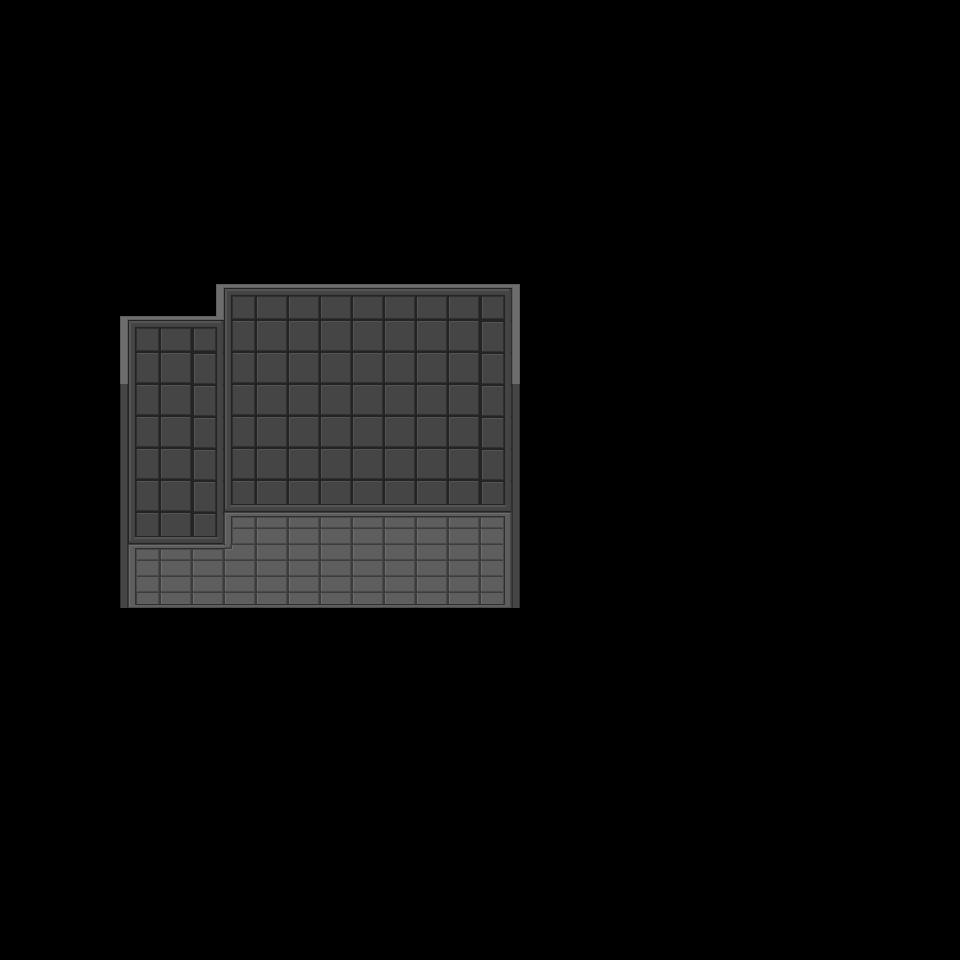

Rendered tile map (Tiled .tmx) drawn with the repository's tilesets; below, a short description and the full map source, tile grids included:
An orthogonal 30x30 tile map with 32x32 px tiles, 1 tile layer (Tile Layer 1).

<map version="1.0" tiledversion="1.1.1" orientation="orthogonal" renderorder="right-down" width="30" height="30" tilewidth="32" tileheight="32" infinite="0" nextobjectid="1">
 <tileset firstgid="1" source="TestTSX.tsx" />
 <layer name="Tile Layer 1" width="30" height="30">
  <data encoding="csv">
0,0,0,0,0,0,0,0,0,0,0,0,0,0,0,0,0,0,0,0,0,0,0,0,0,0,0,0,0,0,
0,0,0,0,0,0,0,0,0,0,0,0,0,0,0,0,0,0,0,0,0,0,0,0,0,0,0,0,0,0,
0,0,0,0,0,0,0,0,0,0,0,0,0,0,0,0,0,0,0,0,0,0,0,0,0,0,0,0,0,0,
0,0,0,0,0,0,0,0,0,0,0,0,0,0,0,0,0,0,0,0,0,0,0,0,0,0,0,0,0,0,
0,0,0,0,0,0,0,0,0,0,0,0,0,0,0,0,0,0,0,0,0,0,0,0,0,0,0,0,0,0,
0,0,0,0,0,0,0,0,0,0,0,0,0,0,0,0,0,0,0,0,0,0,0,0,0,0,0,0,0,0,
0,0,0,0,0,0,0,0,0,0,0,0,0,0,0,0,0,0,0,0,0,0,0,0,0,0,0,0,0,0,
0,0,0,0,0,0,0,0,0,0,0,0,0,0,0,0,0,0,0,0,0,0,0,0,0,0,0,0,0,0,
0,0,0,0,0,0,41,42,42,42,42,42,42,42,42,42,43,0,0,0,0,0,0,0,0,0,0,0,0,0,
0,0,0,41,42,42,57,1,2,2,2,2,2,2,2,3,51,0,0,0,0,0,0,0,0,0,0,0,0,0,
0,0,0,49,1,2,3,9,10,10,10,10,10,10,10,11,51,0,0,0,0,0,0,0,0,0,0,0,0,0,
0,0,0,49,9,10,11,9,10,10,10,10,10,10,10,11,51,0,0,0,0,0,0,0,0,0,0,0,0,0,
0,0,0,50,9,10,11,9,10,10,10,10,10,10,10,11,58,0,0,0,0,0,0,0,0,0,0,0,0,0,
0,0,0,50,9,10,11,9,10,10,10,10,10,10,10,11,58,0,0,0,0,0,0,0,0,0,0,0,0,0,
0,0,0,50,9,10,11,9,10,10,10,10,10,10,10,11,58,0,0,0,0,0,0,0,0,0,0,0,0,0,
0,0,0,50,9,10,11,17,18,18,18,18,18,18,18,19,58,0,0,0,0,0,0,0,0,0,0,0,0,0,
0,0,0,50,17,18,19,4,5,5,5,5,5,5,5,6,58,0,0,0,0,0,0,0,0,0,0,0,0,0,
0,0,0,50,4,5,5,37,13,13,13,13,13,13,13,14,58,0,0,0,0,0,0,0,0,0,0,0,0,0,
0,0,0,50,20,21,21,21,21,21,21,21,21,21,21,22,58,0,0,0,0,0,0,0,0,0,0,0,0,0,
0,0,0,0,0,0,0,0,0,0,0,0,0,0,0,0,0,0,0,0,0,0,0,0,0,0,0,0,0,0,
0,0,0,0,0,0,0,0,0,0,0,0,0,0,0,0,0,0,0,0,0,0,0,0,0,0,0,0,0,0,
0,0,0,0,0,0,0,0,0,0,0,0,0,0,0,0,0,0,0,0,0,0,0,0,0,0,0,0,0,0,
0,0,0,0,0,0,0,0,0,0,0,0,0,0,0,0,0,0,0,0,0,0,0,0,0,0,0,0,0,0,
0,0,0,0,0,0,0,0,0,0,0,0,0,0,0,0,0,0,0,0,0,0,0,0,0,0,0,0,0,0,
0,0,0,0,0,0,0,0,0,0,0,0,0,0,0,0,0,0,0,0,0,0,0,0,0,0,0,0,0,0,
0,0,0,0,0,0,0,0,0,0,0,0,0,0,0,0,0,0,0,0,0,0,0,0,0,0,0,0,0,0,
0,0,0,0,0,0,0,0,0,0,0,0,0,0,0,0,0,0,0,0,0,0,0,0,0,0,0,0,0,0,
0,0,0,0,0,0,0,0,0,0,0,0,0,0,0,0,0,0,0,0,0,0,0,0,0,0,0,0,0,0,
0,0,0,0,0,0,0,0,0,0,0,0,0,0,0,0,0,0,0,0,0,0,0,0,0,0,0,0,0,0,
0,0,0,0,0,0,0,0,0,0,0,0,0,0,0,0,0,0,0,0,0,0,0,0,0,0,0,0,0,0
</data>
 </layer>
</map>
